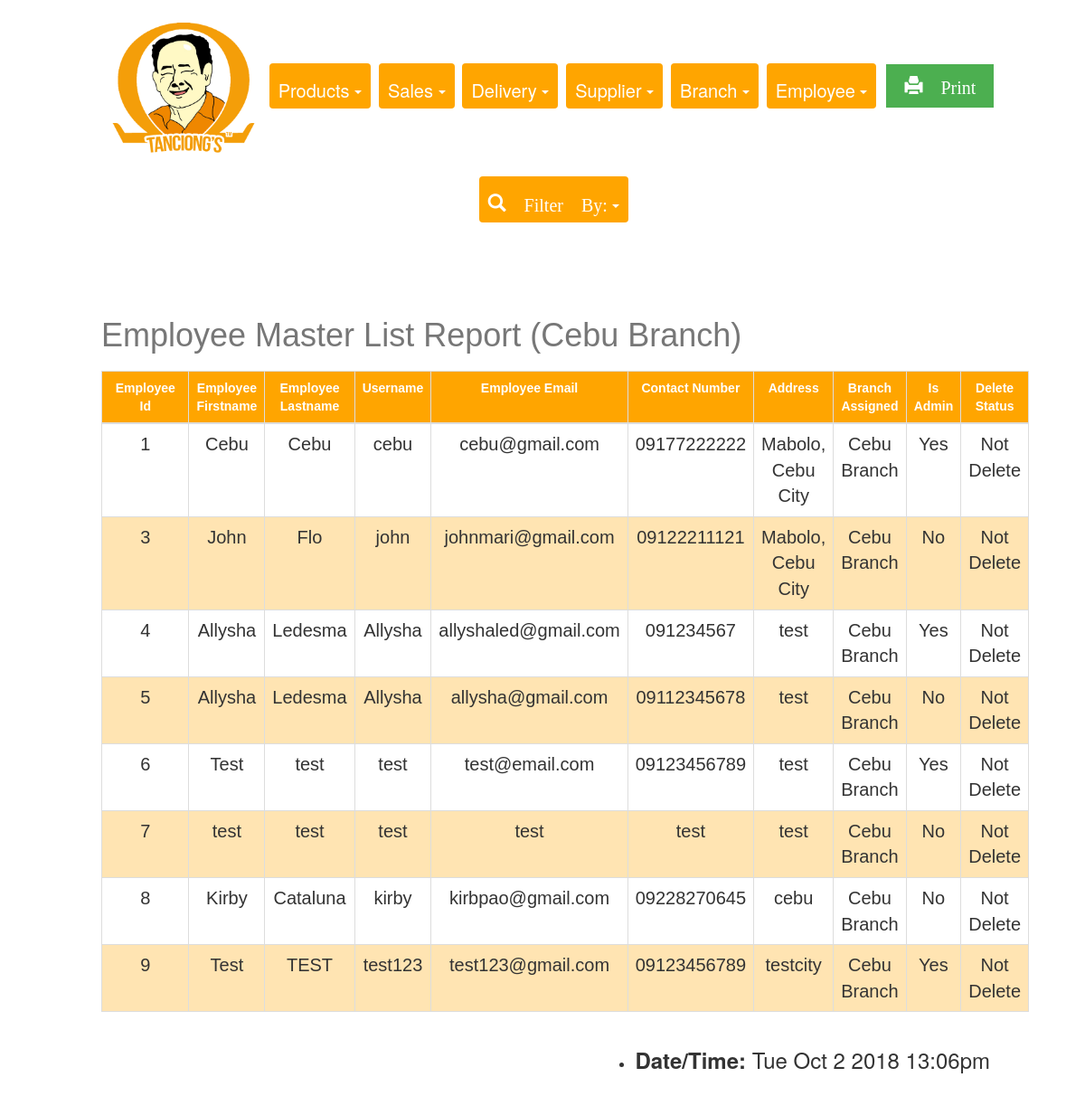
Page /Final_Tanciongs/REPORTS/cebuBranch.php on the earlier database version.
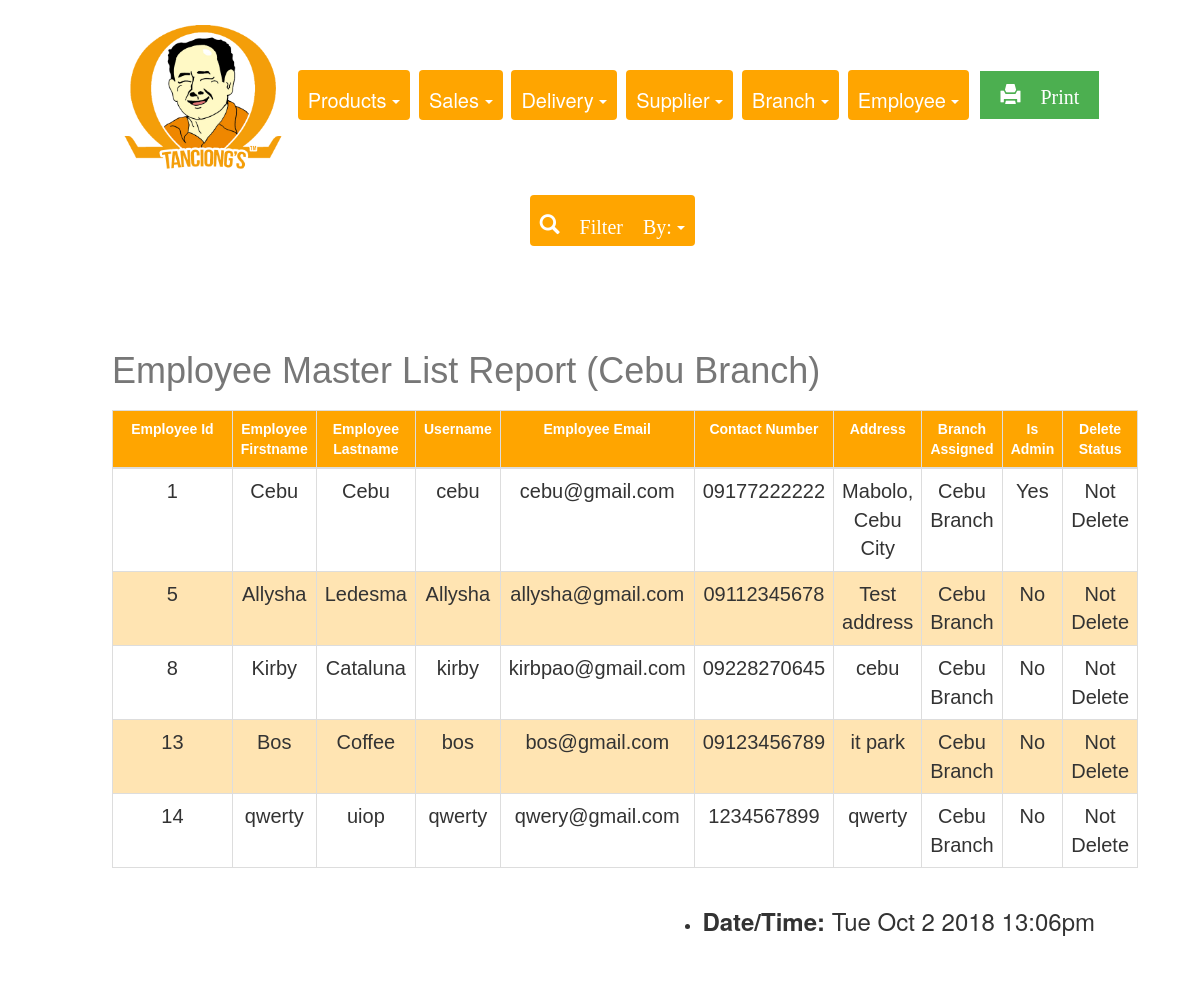
Same page on the later database version.
### tables this page shows
CREATE TABLE `employee` (
  `employee_id` int(11) NOT NULL,
  `employee_firstname` varchar(255) DEFAULT NULL,
  `employee_lastname` varchar(255) DEFAULT NULL,
  `username` varchar(255) DEFAULT NULL,
  `password` varchar(255) DEFAULT NULL,
  `employee_email` varchar(255) DEFAULT NULL,
  `employee_contactnumber` varchar(15) DEFAULT NULL,
  `employee_address` varchar(255) DEFAULT NULL,
  `branch_id` int(11) DEFAULT NULL,
  `isAdmin` tinyint(4) DEFAULT NULL,
  `deleteStatus` tinyint(4) DEFAULT NULL
);

CREATE TABLE `branch` (
  `branch_id` int(11) NOT NULL,
  `branch_name` varchar(50) DEFAULT NULL
);

### Final_Tanciongs/REPORTS/cebuBranch.php (the view, shortened to what the changed rows need)
<!DOCTYPE html>
<html>
<head>
  <link rel="stylesheet" href="https://maxcdn.bootstrapcdn.com/bootstrap/3.3.7/css/bootstrap.min.css">
  <link rel="stylesheet" type="text/css" href="report.css">
</head>
<body>
<center>
<div class="container-fluid1">
<div class="container">
<?php
                    require_once 'connection.php'; ?>
                    <br><br><br>
                    <?php
                    $sql = "SELECT employee.employee_id, employee.employee_firstname,employee.employee_lastname, employee.username, employee.employee_email, employee.employee_contactnumber, employee.employee_address, branch.branch_id, branch.branch_name, employee.isAdmin, employee.deleteStatus,
                    CASE WHEN employee.isAdmin = 1 THEN 'Yes' ELSE 'No' END AS isAdmin ,
                    CASE WHEN employee.deleteStatus = 1 THEN 'Deleted' ELSE 'Not Delete' END AS deleteStatus
                    FROM employee, branch
                    WHERE branch.branch_id= employee.branch_id
                    AND branch.branch_id= 1
                    ORDER BY employee_id ASC";
                    if($result = mysqli_query($conn, $sql)){
                        if(mysqli_num_rows($result) > 0){
                                echo "<thead>";
                                echo "<caption><h1>Employee Master List Report (Cebu Branch)</h1></caption>";
                                    echo "<tr style='width: 100px;'>";
                                        echo "<th style='width: 150px;'>Employee Id</th>";
                                        echo "<th>Employee Firstname</th>";
                                        echo "<th>Employee Lastname</th>";
                                         echo "<th>Username</th>";
                                        echo "<th>Employee Email</th>";
                                        echo "<th>Contact Number</th>";
                                        echo "<th>Address</th>";
                                        echo "<th>Branch Assigned</th>";
                                        echo "<th>Is Admin</th>";
                                        echo "<th>Delete Status</th>";
                                    echo "</tr>";
                                echo "</thead>";
                                echo "<tbody>";
                                while($row = mysqli_fetch_assoc($result)){
                                    echo "<tr>";
                                        echo "<td> ", "<center>". $row['employee_id'] . "</center>", "</td>";
                                        echo "<td> ","<center>". $row['employee_firstname'] . "</center>","</td>";
                                        echo "<td> ", "<center>". $row['employee_lastname'] . "</center>","</td>";
                                        echo "<td>", "<center>". $row['username'] ."</center>", "</td>";
                                        echo "<td> ", "<center>". $row['employee_email'] . "</center>", "</td>";
                                        echo "<td> ", "<center>". $row['employee_contactnumber'] . "</center>", "</td>";
                                        echo "<td> ", "<center>". $row['employee_address'] . "</center>", "</td>";
                                        echo "<td> ", "<center>". $row['branch_name'] . "</center>", "</td>";
                                        echo "<td> ", "<center>". $row['isAdmin'].  "</center>", "</td>";
                                         echo "<td> ", "<center>". $row['deleteStatus'].  "</center>", "</td>";
                                    echo "</tr>";
                                }
                                echo "</tbody>";
                        } else{
                            echo "<p class='lead'><em>No records were found.</em></p>";
                        }
                    } else{
                        echo "ERROR: Could not able to execute $sql. " . mysqli_error($conn);
                    }
                    ?>
</div>
</div>
</center>
</body>
</html>

Differences in the rows shown:
no longer on this page (row edited): employee: employee_id "3", employee_firstname "John", employee_lastname "Flo", username "john", employee_email "johnmari@gmail.com", employee_contactnumber "09122211121", employee_address "Mabolo, Cebu City", branch.branch_name "Cebu Branch", isAdmin "No", deleteStatus "Not Delete"
removed employee: employee_id "4", employee_firstname "Allysha", employee_lastname "Ledesma", username "Allysha", employee_email "allyshaled@gmail.com", employee_contactnumber "091234567", employee_address "test", branch.branch_name "Cebu Branch", isAdmin "Yes", deleteStatus "Not Delete"
removed employee: employee_id "6", employee_firstname "Test", employee_lastname "test", username "test", employee_email "test@email.com", employee_contactnumber "09123456789", employee_address "test", branch.branch_name "Cebu Branch", isAdmin "Yes", deleteStatus "Not Delete"
removed employee: employee_id "7", employee_firstname "test", employee_lastname "test", username "test", employee_email "test", employee_contactnumber "test", employee_address "test", branch.branch_name "Cebu Branch", isAdmin "No", deleteStatus "Not Delete"
removed employee: employee_id "9", employee_firstname "Test", employee_lastname "TEST", username "test123", employee_email "test123@gmail.com", employee_contactnumber "09123456789", employee_address "testcity", branch.branch_name "Cebu Branch", isAdmin "Yes", deleteStatus "Not Delete"
changed employee "Allysha": employee_address "test" → "Test address"
added employee: employee_id "13", employee_firstname "Bos", employee_lastname "Coffee", username "bos", employee_email "bos@gmail.com", employee_contactnumber "09123456789", employee_address "it park", branch.branch_name "Cebu Branch", isAdmin "No", deleteStatus "Not Delete"
added employee: employee_id "14", employee_firstname "qwerty", employee_lastname "uiop", username "qwerty", employee_email "qwery@gmail.com", employee_contactnumber "1234567899", employee_address "qwerty", branch.branch_name "Cebu Branch", isAdmin "No", deleteStatus "Not Delete"
